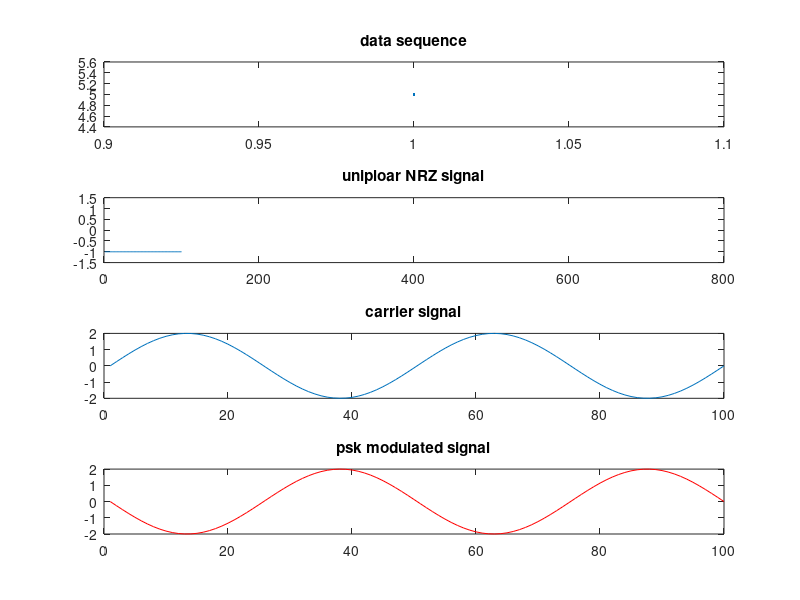
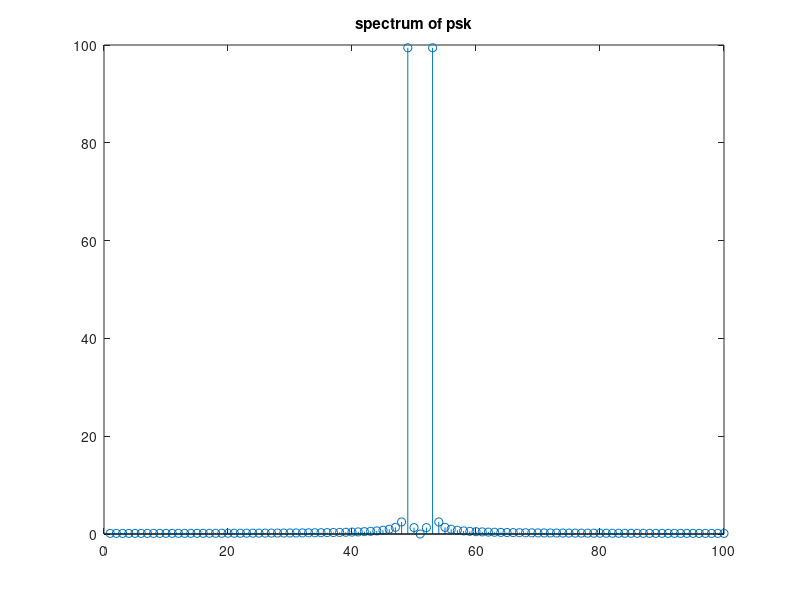

Write the MATLAB code that produced these figures, in order.
clc;
close all;
clear all;
data=input('enter the input: ');
a=[];
b=[];
L=length(data);
t=linspace(0,L,100*L);
A=2;
f=2;
c=A*sin(2*pi*f*t);
for i=1:L
    if data(i)==1
        a=ones(1,100);
    else
        a=-1*ones(1,100);
    end
    b=[b a];
end
z=c.*b;
N = length(z);
v = abs(fft(z,N));
u = fftshift(v);

figure(1)
subplot(4,1,1)
plot(data)
title('data sequence');
subplot(4,1,2)
plot(b)
axis([0 800 -1.5 1.5]);
title('uniploar NRZ signal');
subplot(4,1,3)
plot(c)
title('carrier signal');
subplot(4,1,4)
plot(z,'r')
title('psk modulated signal');

figure(2)
stem(u)
title('spectrum of psk');